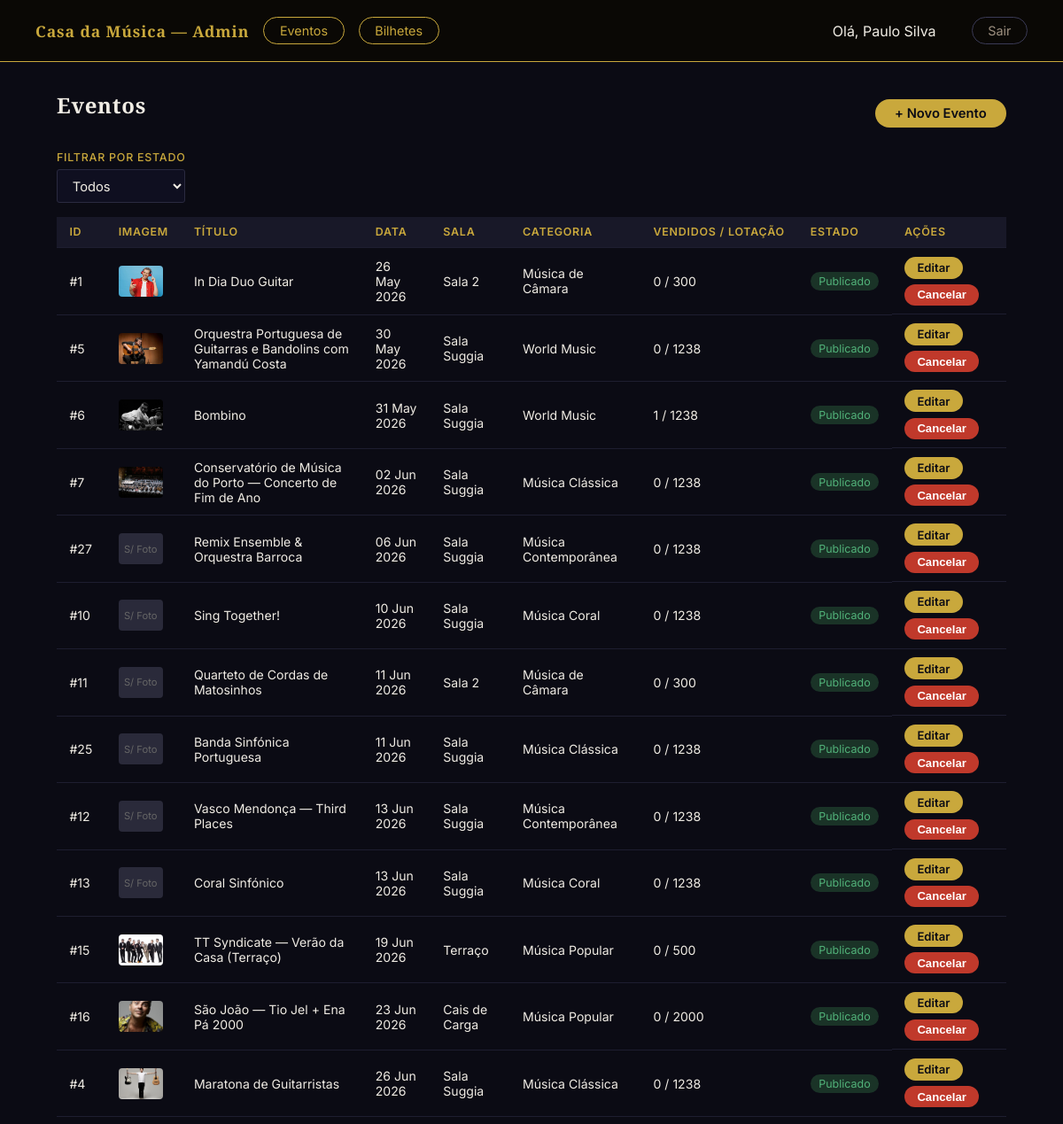
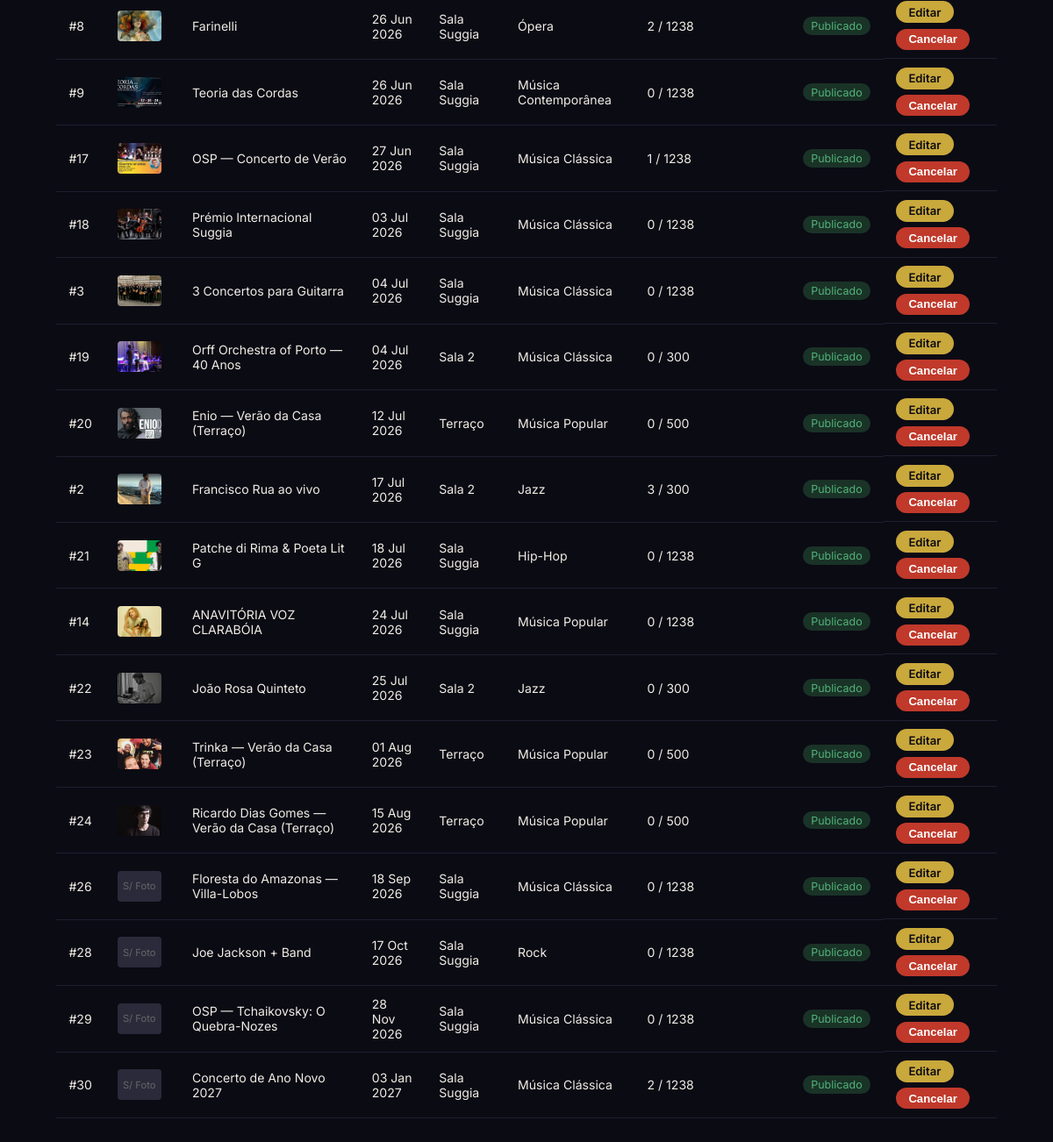
The page /admin/eventos.php (signed in) on the database its author committed (2 pictures, top to bottom).
### tables this page shows
CREATE TABLE "eventos" (
	"id"	INTEGER,
	"nome"	TEXT NOT NULL,
	"descricao"	TEXT,
	"data"	TEXT NOT NULL,
	"hora"	TEXT NOT NULL,
	"sala"	TEXT NOT NULL,
	"categoria"	TEXT NOT NULL,
	"classificacao_etaria"	TEXT DEFAULT 'Livre',
	"capacidade"	INTEGER NOT NULL DEFAULT 300,
	"estado"	TEXT NOT NULL DEFAULT 'rascunho' CHECK("estado" IN ('publicado', 'rascunho', 'cancelado')),
	"data_criacao"	TEXT NOT NULL DEFAULT (datetime('now')),
	"imagem"	TEXT,
	PRIMARY KEY("id" AUTOINCREMENT)
);

### scripts/sessao.php (called while the page is built, shortened)
<?php
function getUtilizador(): array {
    return [
        'id'     => $_SESSION['utilizador_id'] ?? null,
        'nome'   => $_SESSION['nome']           ?? '',
        'email'  => $_SESSION['email']          ?? '',
        'perfil' => $_SESSION['perfil']         ?? '',
    ];
}

### admin/eventos.php (the view, shortened to what this page needs)
<?php
require_once '../scripts/sessao.php';
$db = getDB();
$sql = 'SELECT e.id, e.nome, e.data, e.hora, e.sala, e.categoria, e.capacidade, e.estado, e.imagem,
               COALESCE(SUM(ic.quantidade),0) AS vendidos
        FROM eventos e
        LEFT JOIN compras c ON c.evento_id = e.id AND c.estado = \'confirmado\'
        LEFT JOIN itens_compra ic ON ic.compra_id = c.id';
$sql .= ' GROUP BY e.id ORDER BY e.data ASC';
$stmt = $db->prepare($sql);
$res = $stmt->execute();
$eventos = [];
while ($row = $res->fetchArray(SQLITE3_ASSOC)) {
    $eventos[] = $row;
}
$estadoBadge = ['publicado' => 'badge-green', 'rascunho' => 'badge-gray', 'cancelado' => 'badge-red'];
$admin = getUtilizador();
?>
<!DOCTYPE html>
<html lang="pt">
<head>
  <link rel="stylesheet" href="../styles/admin.css" />
</head>
<body>
  <nav class="nav-admin">
    <div class="nav-left">
      <a href="index.php" class="nav-brand">Casa da Música — Admin</a>
      <a href="eventos.php" class="btn-pill">Eventos</a>
      <a href="../bilhetes.php" class="btn-pill">Bilhetes</a>
    </div>
    <div class="nav-right">
      <span class="text-sm" style="margin-right:1rem;">Olá, <?= htmlspecialchars($admin['nome']) ?></span>
      <a href="../scripts/logout.php" class="btn-pill btn-pill-light">Sair</a>
    </div>
  </nav>
  <main class="page">
    <div class="sec-header">
      <h1 class="page-title">Eventos</h1>
      <a href="evento-criar.php" class="btn">+ Novo Evento</a>
    </div>
    <form method="GET" action="eventos.php" style="margin-bottom:1rem; display:flex; gap:1rem; align-items:flex-end; flex-wrap:wrap;">
      <div class="form-group" style="margin-bottom:0;">
        <label for="estado">Filtrar por estado</label>
        <select id="estado" name="estado" onchange="this.form.submit()">
          <option value="">Todos</option>
        </select>
      </div>
    </form>
    <div class="table-wrap">
      <table>
        <thead>
          <tr>
            <th>ID</th>
            <th>Imagem</th>
            <th>Título</th>
            <th>Data</th>
            <th>Sala</th>
            <th>Categoria</th>
            <th>Vendidos / Lotação</th>
            <th>Estado</th>
            <th>Ações</th>
          </tr>
        </thead>
        <tbody>
          <?php foreach ($eventos as $ev): ?>
          <tr>
            <td>#<?= (int)$ev['id'] ?></td>
            <td>
              <?php if (!empty($ev['imagem'])): ?>
                <img src="../<?= htmlspecialchars($ev['imagem']) ?>" alt="Capa" style="width: 50px; height: 35px; object-fit: cover; border-radius: 4px; display: block;" />
              <?php else: ?>
                <div style="width: 50px; height: 35px; background: #2a2a3a; border-radius: 4px; display: flex; align-items: center; justify-content: center; font-size: 0.7rem; color: #666;">S/ Foto</div>
              <?php endif; ?>
            </td>
            <td><?= htmlspecialchars($ev['nome']) ?></td>
            <td><?= htmlspecialchars(date('d M Y', strtotime($ev['data']))) ?></td>
            <td><?= htmlspecialchars($ev['sala']) ?></td>
            <td><?= htmlspecialchars($ev['categoria']) ?></td>
            <td><?= (int)$ev['vendidos'] ?> / <?= (int)$ev['capacidade'] ?></td>
            <td><span class="badge <?= $estadoBadge[$ev['estado']] ?? 'badge-gray' ?>"><?= ucfirst(htmlspecialchars($ev['estado'])) ?></span></td>
            <td class="col-actions">
              <a href="evento-editar.php?id=<?= (int)$ev['id'] ?>" class="btn btn-sm">Editar</a>
              <?php if ($ev['estado'] !== 'cancelado'): ?>
              <form method="POST" action="../scripts/cancelar_evento.php" style="display:inline;">
                <button type="button" class="btn btn-sm btn-danger"
                  onclick="pedirConfirmacao(this.closest('form'), '<?= htmlspecialchars(addslashes($ev['nome'])) ?>')">Cancelar</button>
              </form>
              <?php endif; ?>
            </td>
          </tr>
          <?php endforeach; ?>
        </tbody>
      </table>
    </div>
  </main>
</body>
</html>

### styles/admin.css (style rules this page uses)
*, *::before, *::after { box-sizing: border-box; margin: 0; padding: 0; }
body { font-family: 'Inter', system-ui, sans-serif; color: #f0ece4; background: #0b0b14; }
nav { display: flex; align-items: center; justify-content: space-between; background: #08080f; border-bottom: 1px solid #252535; padding: 0 2.5rem; height: 70px; position: sticky; top: 0; z-index: 10; }
.nav-left { display: flex; align-items: center; gap: 1rem; }
.nav-right { display: flex; align-items: center; gap: 1.5rem; }
.nav-brand { font-family: 'Cinzel', Georgia, serif; font-weight: 600; font-size: 1.1rem; color: #c9a83c; text-decoration: none; letter-spacing: 0.05em; }
.nav-admin { background: #0a0805; border-bottom-color: #c9a83c; }
.nav-admin .nav-brand { color: #c9a83c; }
.btn-pill { background: transparent; color: #c9a83c; border: 1px solid #c9a83c; border-radius: 999px; padding: 0.38rem 1.1rem; font-size: 0.9rem; cursor: pointer; text-decoration: none; display: inline-block; white-space: nowrap; transition: background 0.15s, color 0.15s; }
.btn-pill-light { border-color: #3a3a55; color: #9e9080; }
.page { padding: 2rem 4rem; max-width: 1200px; margin: 0 auto; }
.page-title { font-family: 'Cinzel', Georgia, serif; font-size: 1.5rem; font-weight: 600; margin-bottom: 1.2rem; color: #f0ece4; letter-spacing: 0.03em; }
.btn { background: #c9a83c; color: #0b0b14; border: none; border-radius: 999px; padding: 0.45rem 1.4rem; font-size: 0.92rem; font-weight: 600; cursor: pointer; text-decoration: none; display: inline-block; white-space: nowrap; transition: background 0.15s; }
.btn-sm { padding: 0.28rem 0.9rem; font-size: 0.82rem; }
.btn-danger { background: #c0392b; color: #fff; }
.sec-header { display: flex; justify-content: space-between; align-items: center; margin-bottom: 1rem; }
.table-wrap { overflow-x: auto; }
table { width: 100%; border-collapse: collapse; }
th, td { padding: 0.6rem 0.9rem; text-align: left; border-bottom: 1px solid #1e1e30; font-size: 0.88rem; }
th { background: #181828; font-weight: 600; white-space: nowrap; color: #c9a83c; font-size: 0.78rem; text-transform: uppercase; letter-spacing: 0.06em; }
.col-actions { display: flex; gap: 0.4rem; flex-wrap: wrap; }
.form-group { display: flex; flex-direction: column; gap: 0.35rem; margin-bottom: 1rem; }
.form-group label { font-size: 0.78rem; font-weight: 500; color: #c9a83c; letter-spacing: 0.06em; text-transform: uppercase; }
input[type="text"], input[type="email"], input[type="password"], input[type="number"], input[type="date"], input[type="time"], select, textarea { border: 1px solid #2a2a40; padding: 0.5rem 0.8rem; font-size: 0.92rem; background: #0f0f20; color: #f0ece4; font-family: inherit; border-radius: 3px; outline: none; transition: border-color 0.15s; }
select option { background: #0f0f20; }
.badge { display: inline-block; padding: 0.18rem 0.6rem; border-radius: 999px; font-size: 0.78rem; background: #252535; color: #9e9080; }
.badge-green { background: #1a3327; color: #52b37a; }

### rows shown on the page
eventos: id "1", imagem (picture), nome "In Dia Duo Guitar", data "26 May 2026", sala "Sala 2", categoria "Música de Câmara", vendidos "0", capacidade "300", estado "Publicado"
eventos: id "5", imagem (picture), nome "Orquestra Portuguesa de Guitarras e Bandolins com Yamandú Costa", data "30 May 2026", sala "Sala Suggia", categoria "World Music", vendidos "0", capacidade "1238", estado "Publicado"
eventos: id "6", imagem (picture), nome "Bombino", data "31 May 2026", sala "Sala Suggia", categoria "World Music", vendidos "1", capacidade "1238", estado "Publicado"
eventos: id "7", imagem (picture), nome "Conservatório de Música do Porto — Concerto de Fim de Ano", data "02 Jun 2026", sala "Sala Suggia", categoria "Música Clássica", vendidos "0", capacidade "1238", estado "Publicado"
eventos: id "27", shows "S/ Foto", nome "Remix Ensemble & Orquestra Barroca", data "06 Jun 2026", sala "Sala Suggia", categoria "Música Contemporânea", vendidos "0", capacidade "1238", estado "Publicado"
eventos: id "10", shows "S/ Foto", nome "Sing Together!", data "10 Jun 2026", sala "Sala Suggia", categoria "Música Coral", vendidos "0", capacidade "1238", estado "Publicado"
eventos: id "11", shows "S/ Foto", nome "Quarteto de Cordas de Matosinhos", data "11 Jun 2026", sala "Sala 2", categoria "Música de Câmara", vendidos "0", capacidade "300", estado "Publicado"
eventos: id "25", shows "S/ Foto", nome "Banda Sinfónica Portuguesa", data "11 Jun 2026", sala "Sala Suggia", categoria "Música Clássica", vendidos "0", capacidade "1238", estado "Publicado"
eventos: id "12", shows "S/ Foto", nome "Vasco Mendonça — Third Places", data "13 Jun 2026", sala "Sala Suggia", categoria "Música Contemporânea", vendidos "0", capacidade "1238", estado "Publicado"
eventos: id "13", shows "S/ Foto", nome "Coral Sinfónico", data "13 Jun 2026", sala "Sala Suggia", categoria "Música Coral", vendidos "0", capacidade "1238", estado "Publicado"
eventos: id "15", imagem (picture), nome "TT Syndicate — Verão da Casa (Terraço)", data "19 Jun 2026", sala "Terraço", categoria "Música Popular", vendidos "0", capacidade "500", estado "Publicado"
eventos: id "16", imagem (picture), nome "São João — Tio Jel + Ena Pá 2000", data "23 Jun 2026", sala "Cais de Carga", categoria "Música Popular", vendidos "0", capacidade "2000", estado "Publicado"
eventos: id "4", imagem (picture), nome "Maratona de Guitarristas", data "26 Jun 2026", sala "Sala Suggia", categoria "Música Clássica", vendidos "0", capacidade "1238", estado "Publicado"
eventos: id "8", imagem (picture), nome "Farinelli", data "26 Jun 2026", sala "Sala Suggia", categoria "Ópera", vendidos "2", capacidade "1238", estado "Publicado"
eventos: id "9", imagem (picture), nome "Teoria das Cordas", data "26 Jun 2026", sala "Sala Suggia", categoria "Música Contemporânea", vendidos "0", capacidade "1238", estado "Publicado"
eventos: id "17", imagem (picture), nome "OSP — Concerto de Verão", data "27 Jun 2026", sala "Sala Suggia", categoria "Música Clássica", vendidos "1", capacidade "1238", estado "Publicado"
eventos: id "18", imagem (picture), nome "Prémio Internacional Suggia", data "03 Jul 2026", sala "Sala Suggia", categoria "Música Clássica", vendidos "0", capacidade "1238", estado "Publicado"
eventos: id "3", imagem (picture), nome "3 Concertos para Guitarra", data "04 Jul 2026", sala "Sala Suggia", categoria "Música Clássica", vendidos "0", capacidade "1238", estado "Publicado"
eventos: id "19", imagem (picture), nome "Orff Orchestra of Porto — 40 Anos", data "04 Jul 2026", sala "Sala 2", categoria "Música Clássica", vendidos "0", capacidade "300", estado "Publicado"
eventos: id "20", imagem (picture), nome "Enio — Verão da Casa (Terraço)", data "12 Jul 2026", sala "Terraço", categoria "Música Popular", vendidos "0", capacidade "500", estado "Publicado"
eventos: id "2", imagem (picture), nome "Francisco Rua ao vivo", data "17 Jul 2026", sala "Sala 2", categoria "Jazz", vendidos "3", capacidade "300", estado "Publicado"
eventos: id "21", imagem (picture), nome "Patche di Rima & Poeta Lit G", data "18 Jul 2026", sala "Sala Suggia", categoria "Hip-Hop", vendidos "0", capacidade "1238", estado "Publicado"
eventos: id "14", imagem (picture), nome "ANAVITÓRIA VOZ CLARABÓIA", data "24 Jul 2026", sala "Sala Suggia", categoria "Música Popular", vendidos "0", capacidade "1238", estado "Publicado"
eventos: id "22", imagem (picture), nome "João Rosa Quinteto", data "25 Jul 2026", sala "Sala 2", categoria "Jazz", vendidos "0", capacidade "300", estado "Publicado"
eventos: id "23", imagem (picture), nome "Trinka — Verão da Casa (Terraço)", data "01 Aug 2026", sala "Terraço", categoria "Música Popular", vendidos "0", capacidade "500", estado "Publicado"
eventos: id "24", imagem (picture), nome "Ricardo Dias Gomes — Verão da Casa (Terraço)", data "15 Aug 2026", sala "Terraço", categoria "Música Popular", vendidos "0", capacidade "500", estado "Publicado"
eventos: id "26", shows "S/ Foto", nome "Floresta do Amazonas — Villa-Lobos", data "18 Sep 2026", sala "Sala Suggia", categoria "Música Clássica", vendidos "0", capacidade "1238", estado "Publicado"
eventos: id "28", shows "S/ Foto", nome "Joe Jackson + Band", data "17 Oct 2026", sala "Sala Suggia", categoria "Rock", vendidos "0", capacidade "1238", estado "Publicado"
eventos: id "29", shows "S/ Foto", nome "OSP — Tchaikovsky: O Quebra-Nozes", data "28 Nov 2026", sala "Sala Suggia", categoria "Música Clássica", vendidos "0", capacidade "1238", estado "Publicado"
eventos: id "30", shows "S/ Foto", nome "Concerto de Ano Novo 2027", data "03 Jan 2027", sala "Sala Suggia", categoria "Música Clássica", vendidos "2", capacidade "1238", estado "Publicado"

### other values the page prints
$admin['nome'] "Paulo Silva"
